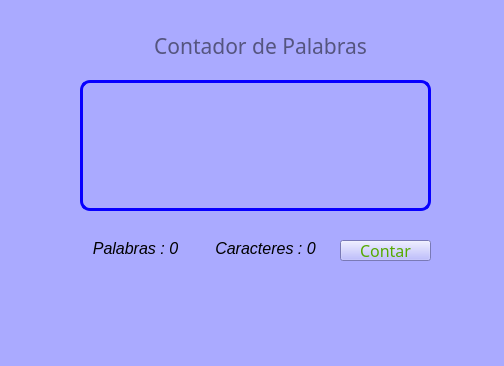
<?xml version="1.0" encoding="UTF-8"?>
<ui version="4.0">
 <class>MainWindow</class>
 <widget class="QMainWindow" name="MainWindow">
  <property name="geometry">
   <rect>
    <x>0</x>
    <y>0</y>
    <width>504</width>
    <height>366</height>
   </rect>
  </property>
  <property name="windowTitle">
   <string>MainWindow</string>
  </property>
  <property name="styleSheet">
   <string notr="true">background-color: rgb(170, 170, 255);</string>
  </property>
  <widget class="QWidget" name="centralwidget">
   <widget class="QLabel" name="label">
    <property name="geometry">
     <rect>
      <x>110</x>
      <y>20</y>
      <width>301</width>
      <height>51</height>
     </rect>
    </property>
    <property name="font">
     <font>
      <family>Matura MT Script Capitals</family>
      <pointsize>16</pointsize>
     </font>
    </property>
    <property name="styleSheet">
     <string notr="true">color: rgb(255, 0, 0);
color: rgb(85, 85, 127);</string>
    </property>
    <property name="text">
     <string>Contador de Palabras</string>
    </property>
    <property name="alignment">
     <set>Qt::AlignCenter</set>
    </property>
   </widget>
   <widget class="QLineEdit" name="edtCaracteres">
    <property name="geometry">
     <rect>
      <x>80</x>
      <y>80</y>
      <width>351</width>
      <height>131</height>
     </rect>
    </property>
    <property name="styleSheet">
     <string notr="true">border-radius: 10px;
color: rgb(255, 85, 0);
border: 3px solid #0800ff;</string>
    </property>
    <property name="text">
     <string/>
    </property>
    <property name="alignment">
     <set>Qt::AlignLeading|Qt::AlignLeft|Qt::AlignTop</set>
    </property>
   </widget>
   <widget class="QLabel" name="tvPalabras">
    <property name="geometry">
     <rect>
      <x>80</x>
      <y>240</y>
      <width>111</width>
      <height>16</height>
     </rect>
    </property>
    <property name="font">
     <font>
      <family>MS Sans Serif</family>
      <pointsize>12</pointsize>
      <italic>true</italic>
     </font>
    </property>
    <property name="text">
     <string>Palabras : 0</string>
    </property>
    <property name="alignment">
     <set>Qt::AlignCenter</set>
    </property>
   </widget>
   <widget class="QLabel" name="tvCaracteres">
    <property name="geometry">
     <rect>
      <x>200</x>
      <y>240</y>
      <width>131</width>
      <height>16</height>
     </rect>
    </property>
    <property name="font">
     <font>
      <family>MS Sans Serif</family>
      <pointsize>12</pointsize>
      <italic>true</italic>
     </font>
    </property>
    <property name="text">
     <string>Caracteres : 0</string>
    </property>
    <property name="alignment">
     <set>Qt::AlignCenter</set>
    </property>
   </widget>
   <widget class="QPushButton" name="btnContar">
    <property name="geometry">
     <rect>
      <x>340</x>
      <y>240</y>
      <width>91</width>
      <height>21</height>
     </rect>
    </property>
    <property name="font">
     <font>
      <family>Segoe Print</family>
      <pointsize>12</pointsize>
     </font>
    </property>
    <property name="styleSheet">
     <string notr="true">color: rgb(85, 170, 0);</string>
    </property>
    <property name="text">
     <string>Contar</string>
    </property>
   </widget>
  </widget>
  <widget class="QMenuBar" name="menubar">
   <property name="geometry">
    <rect>
     <x>0</x>
     <y>0</y>
     <width>504</width>
     <height>26</height>
    </rect>
   </property>
  </widget>
  <widget class="QStatusBar" name="statusbar"/>
 </widget>
 <resources/>
 <connections/>
</ui>
